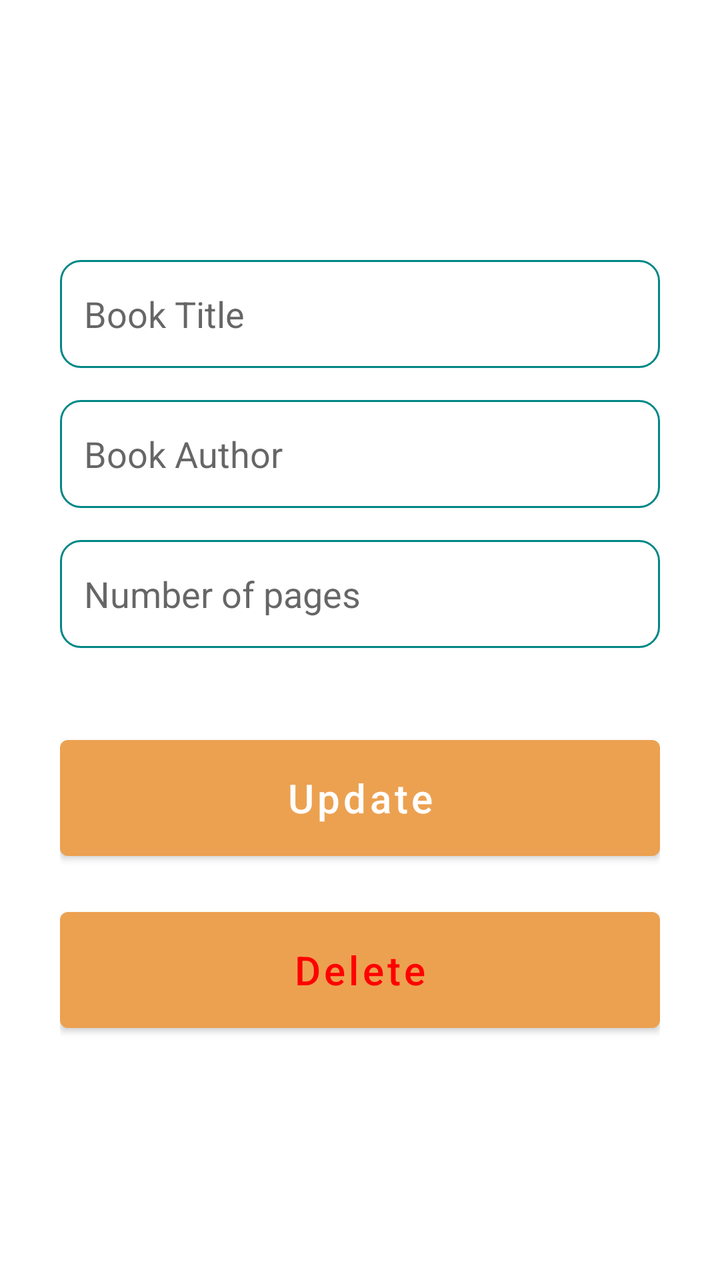
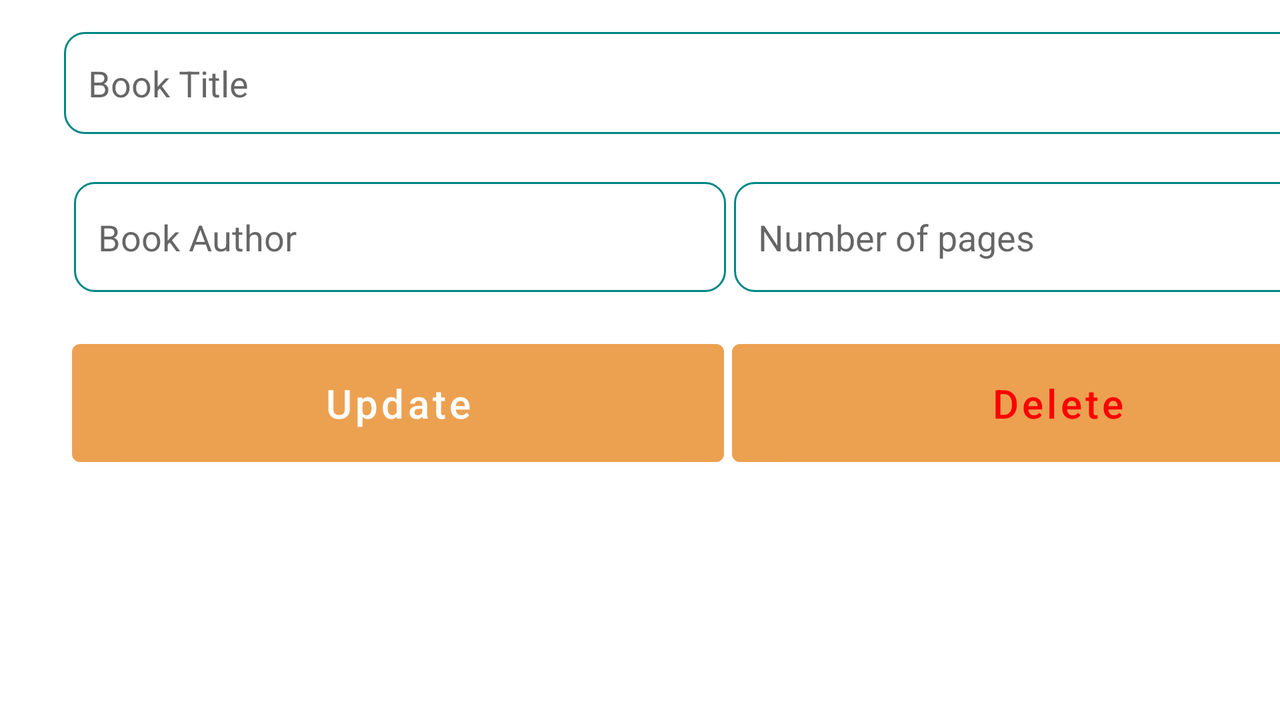

An Android layout and its configuration variant, each rendered on a device that would load it. The default file and the variant file are quoted in full after the pictures.
<!-- AndroidManifest.xml: application theme Theme.ProjetoPAM -->
<!-- res/layout/activity_update.xml -->
<?xml version="1.0" encoding="utf-8"?>
<androidx.constraintlayout.widget.ConstraintLayout xmlns:android="http://schemas.android.com/apk/res/android"
    xmlns:app="http://schemas.android.com/apk/res-auto"
    xmlns:tools="http://schemas.android.com/tools"
    android:layout_width="match_parent"
    android:layout_height="match_parent"
    android:padding="30dp"
    tools:context="pt.ips.pam.projetopam.AddActivity">

    <EditText
        android:id="@+id/title_input2"
        android:layout_width="match_parent"
        android:layout_height="54dp"
        android:layout_marginTop="100dp"
        android:background="@drawable/custom_input"
        android:ems="10"
        android:hint="@string/bookTitle"
        android:inputType="textPersonName"
        android:paddingStart="12dp"
        android:paddingEnd="12dp"
        app:layout_constraintEnd_toEndOf="parent"
        app:layout_constraintHorizontal_bias="0.266"
        app:layout_constraintStart_toStartOf="parent"
        app:layout_constraintTop_toTopOf="parent" />

    <EditText
        android:id="@+id/author_input2"
        android:layout_width="match_parent"
        android:layout_height="54dp"
        android:layout_marginTop="16dp"
        android:background="@drawable/custom_input"
        android:ems="10"
        android:hint="@string/bookAuthor"
        android:inputType="textPersonName"
        android:paddingStart="12dp"
        android:paddingEnd="12dp"
        app:layout_constraintEnd_toEndOf="parent"
        app:layout_constraintStart_toStartOf="parent"
        app:layout_constraintTop_toBottomOf="@+id/title_input2" />

    <EditText
        android:id="@+id/pages_input2"
        android:layout_width="match_parent"
        android:layout_height="54dp"
        android:layout_marginTop="16dp"
        android:background="@drawable/custom_input"
        android:ems="10"
        android:hint="@string/bookPages"
        android:inputType="number"
        android:paddingStart="12dp"
        android:paddingEnd="12dp"
        app:layout_constraintEnd_toEndOf="parent"
        app:layout_constraintStart_toStartOf="parent"
        app:layout_constraintTop_toBottomOf="@+id/author_input2" />

    <Button
        android:id="@+id/update_button"
        android:layout_width="match_parent"
        android:layout_height="70dp"
        android:layout_marginTop="40dp"
        android:text="Update"
        android:textAllCaps="false"
        android:textSize="20sp"
        app:layout_constraintEnd_toEndOf="parent"
        app:layout_constraintStart_toStartOf="parent"
        app:layout_constraintTop_toBottomOf="@+id/pages_input2" />

    <Button
        android:id="@+id/delete_button"
        android:layout_width="match_parent"
        android:layout_height="70dp"
        android:layout_marginTop="16dp"
        android:text="Delete"
        android:textAllCaps="false"
        android:textColor="#ff0000"
        android:textSize="20sp"
        app:layout_constraintEnd_toEndOf="parent"
        app:layout_constraintStart_toStartOf="parent"
        app:layout_constraintTop_toBottomOf="@+id/update_button" />

</androidx.constraintlayout.widget.ConstraintLayout>
<!-- resources referenced by this layout -->
<resources>
  <!-- drawable custom_input (drawable) -->
  <?xml version="1.0" encoding="utf-8"?>
  <selector xmlns:android="http://schemas.android.com/apk/res/android">
          <item android:state_enabled="true" android:state_focused="true">
                  <shape android:shape="rectangle">
                          <solid android:color="@color/white"/>
                          <corners android:radius="10dp"/>
                          <stroke android:color="@color/purple_200" android:width="1dp"/>
                  </shape>
          </item>
  
          <item android:state_enabled="true">
                  <shape android:shape="rectangle">
                          <solid android:color="@color/white"/>
                          <corners android:radius="10dp"/>
                          <stroke android:color="@color/teal_700" android:width="1dp"/>
                  </shape>
          </item>
  </selector>
  <string name="bookAuthor">Book Author</string>
  <string name="bookPages">Number of pages</string>
  <string name="bookTitle">Book Title</string>
  <style name="Theme.ProjetoPAM" parent="Theme.MaterialComponents.DayNight.DarkActionBar">
          
          <item name="colorPrimary">@color/purple_500</item>
          <item name="colorPrimaryVariant">@color/purple_700</item>
          <item name="colorOnPrimary">@color/white</item>
          
          <item name="colorSecondary">@color/teal_200</item>
          <item name="colorSecondaryVariant">@color/teal_700</item>
          <item name="colorOnSecondary">@color/black</item>
          
          <item name="android:statusBarColor">?attr/colorPrimaryVariant</item>
          
      </style>
  <color name="white">#FFFFFFFF</color>
  <color name="purple_200">#eca151</color>
  <color name="teal_700">#FF018786</color>
  <color name="purple_500">#eca151</color>
  <color name="purple_700">#eca151</color>
  <color name="teal_200">#FF03DAC5</color>
  <color name="black">#FF000000</color>
</resources>
<!-- res/layout-land/activity_update.xml (the repository's variant of the layout above) -->
<!-- drawn on the phone turned sideways -->
<?xml version="1.0" encoding="utf-8"?>
<androidx.constraintlayout.widget.ConstraintLayout xmlns:android="http://schemas.android.com/apk/res/android"
    xmlns:app="http://schemas.android.com/apk/res-auto"
    xmlns:tools="http://schemas.android.com/tools"
    android:layout_width="match_parent"
    android:layout_height="match_parent"
    tools:context="pt.ips.pam.projetopam.AddActivity">

    <EditText
        android:id="@+id/title_input2"
        android:layout_width="667dp"
        android:layout_height="51dp"
        android:layout_marginStart="32dp"
        android:layout_marginTop="16dp"
        android:background="@drawable/custom_input"
        android:ems="10"
        android:hint="@string/bookTitle"
        android:inputType="textPersonName"
        android:paddingStart="12dp"
        android:paddingEnd="12dp"
        app:layout_constraintStart_toStartOf="parent"
        app:layout_constraintTop_toTopOf="parent" />

    <EditText
        android:id="@+id/pages_input2"
        android:layout_width="326dp"
        android:layout_height="55dp"
        android:layout_marginStart="4dp"
        android:layout_marginTop="24dp"
        android:background="@drawable/custom_input"
        android:ems="10"
        android:hint="@string/bookPages"
        android:inputType="number"
        android:paddingStart="12dp"
        android:paddingEnd="12dp"
        app:layout_constraintEnd_toEndOf="parent"
        app:layout_constraintHorizontal_bias="0.0"
        app:layout_constraintStart_toEndOf="@+id/author_input2"
        app:layout_constraintTop_toBottomOf="@+id/title_input2" />

    <Button
        android:id="@+id/delete_button"
        android:layout_width="326dp"
        android:layout_height="71dp"
        android:layout_marginStart="4dp"
        android:layout_marginTop="20dp"
        android:text="Delete"
        android:textAllCaps="false"
        android:textColor="#ff0000"
        android:textSize="20sp"
        app:layout_constraintBottom_toBottomOf="parent"
        app:layout_constraintEnd_toEndOf="parent"
        app:layout_constraintHorizontal_bias="0.0"
        app:layout_constraintStart_toEndOf="@+id/update_button"
        app:layout_constraintTop_toBottomOf="@+id/pages_input2"
        app:layout_constraintVertical_bias="0.0" />

    <Button
        android:id="@+id/update_button"
        android:layout_width="326dp"
        android:layout_height="71dp"
        android:layout_marginStart="36dp"
        android:layout_marginTop="20dp"
        android:text="Update"
        android:textAllCaps="false"
        android:textSize="20sp"
        app:layout_constraintBottom_toBottomOf="parent"
        app:layout_constraintStart_toStartOf="parent"
        app:layout_constraintTop_toBottomOf="@+id/author_input2"
        app:layout_constraintVertical_bias="0.0" />

    <EditText
        android:id="@+id/author_input2"
        android:layout_width="326dp"
        android:layout_height="55dp"
        android:layout_marginTop="24dp"
        android:background="@drawable/custom_input"
        android:ems="10"
        android:hint="@string/bookAuthor"
        android:inputType="textPersonName"
        android:paddingStart="12dp"
        android:paddingEnd="12dp"
        app:layout_constraintEnd_toEndOf="@+id/title_input2"
        app:layout_constraintHorizontal_bias="0.099"
        app:layout_constraintStart_toStartOf="parent"
        app:layout_constraintTop_toBottomOf="@+id/title_input2" />

</androidx.constraintlayout.widget.ConstraintLayout>
